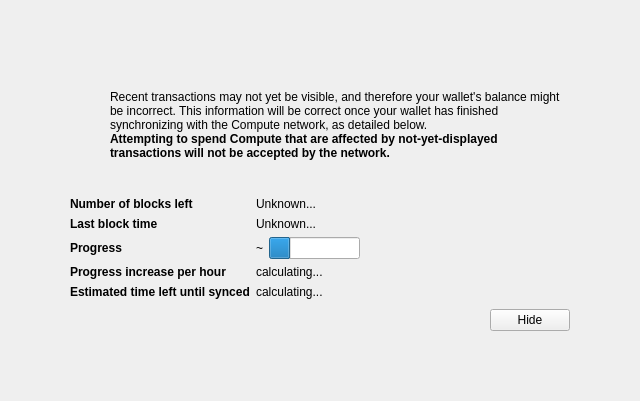
<?xml version="1.0" encoding="UTF-8"?>
<ui version="4.0">
 <class>ModalOverlay</class>
 <widget class="ModalOverlay" name="ModalOverlay">
  <property name="geometry">
   <rect>
    <x>0</x>
    <y>0</y>
    <width>640</width>
    <height>401</height>
   </rect>
  </property>
  <property name="windowTitle">
   <string>Form</string>
  </property>
  <layout class="QVBoxLayout" name="verticalLayout" stretch="0">
   <property name="sizeConstraint">
    <enum>QLayout::SetDefaultConstraint</enum>
   </property>
   <property name="leftMargin">
    <number>0</number>
   </property>
   <property name="topMargin">
    <number>0</number>
   </property>
   <property name="rightMargin">
    <number>0</number>
   </property>
   <property name="bottomMargin">
    <number>0</number>
   </property>
   <item>
    <widget class="QWidget" name="bgWidget" native="true">
     <property name="styleSheet">
      <string notr="true"/>
     </property>
     <layout class="QVBoxLayout" name="verticalLayoutMain" stretch="0">
      <property name="leftMargin">
       <number>60</number>
      </property>
      <property name="topMargin">
       <number>60</number>
      </property>
      <property name="rightMargin">
       <number>60</number>
      </property>
      <property name="bottomMargin">
       <number>60</number>
      </property>
      <item>
       <widget class="QWidget" name="contentWidget" native="true">
        <property name="styleSheet">
         <string notr="true"/>
        </property>
        <layout class="QVBoxLayout" name="verticalLayoutSub" stretch="1,0,0,0,0">
         <property name="spacing">
          <number>0</number>
         </property>
         <property name="leftMargin">
          <number>10</number>
         </property>
         <property name="topMargin">
          <number>10</number>
         </property>
         <property name="rightMargin">
          <number>10</number>
         </property>
         <property name="bottomMargin">
          <number>10</number>
         </property>
         <item>
          <layout class="QHBoxLayout" name="horizontalLayoutIconText" stretch="0,1">
           <property name="topMargin">
            <number>20</number>
           </property>
           <item>
            <layout class="QVBoxLayout" name="verticalLayoutIcon">
             <property name="leftMargin">
              <number>0</number>
             </property>
             <item>
              <widget class="QPushButton" name="warningIcon">
               <property name="enabled">
                <bool>false</bool>
               </property>
               <property name="text">
                <string/>
               </property>
               <property name="icon">
                <iconset>
                 <normaloff>:/icons/warning</normaloff>
                 <disabledoff>:/icons/warning</disabledoff>:/icons/warning</iconset>
               </property>
               <property name="iconSize">
                <size>
                 <width>48</width>
                 <height>48</height>
                </size>
               </property>
               <property name="flat">
                <bool>true</bool>
               </property>
              </widget>
             </item>
             <item>
              <spacer name="verticalSpacerWarningIcon">
               <property name="orientation">
                <enum>Qt::Vertical</enum>
               </property>
               <property name="sizeHint" stdset="0">
                <size>
                 <width>20</width>
                 <height>40</height>
                </size>
               </property>
              </spacer>
             </item>
            </layout>
           </item>
           <item>
            <layout class="QVBoxLayout" name="verticalLayoutInfoText">
             <property name="leftMargin">
              <number>0</number>
             </property>
             <property name="topMargin">
              <number>0</number>
             </property>
             <item>
              <widget class="QLabel" name="infoText">
               <property name="text">
                <string>Recent transactions may not yet be visible, and therefore your wallet's balance might be incorrect. This information will be correct once your wallet has finished synchronizing with the Compute network, as detailed below.</string>
               </property>
               <property name="textFormat">
                <enum>Qt::RichText</enum>
               </property>
               <property name="wordWrap">
                <bool>true</bool>
               </property>
              </widget>
             </item>
             <item>
              <widget class="QLabel" name="infoTextStrong">
               <property name="font">
                <font>
                 <weight>75</weight>
                 <bold>true</bold>
                </font>
               </property>
               <property name="text">
                <string>Attempting to spend Compute that are affected by not-yet-displayed transactions will not be accepted by the network.</string>
               </property>
               <property name="textFormat">
                <enum>Qt::RichText</enum>
               </property>
               <property name="wordWrap">
                <bool>true</bool>
               </property>
              </widget>
             </item>
             <item>
              <spacer name="verticalSpacerInTextSpace">
               <property name="orientation">
                <enum>Qt::Vertical</enum>
               </property>
               <property name="sizeHint" stdset="0">
                <size>
                 <width>20</width>
                 <height>40</height>
                </size>
               </property>
              </spacer>
             </item>
            </layout>
           </item>
          </layout>
         </item>
         <item>
          <spacer name="verticalSpacerAfterText">
           <property name="orientation">
            <enum>Qt::Vertical</enum>
           </property>
           <property name="sizeHint" stdset="0">
            <size>
             <width>20</width>
             <height>40</height>
            </size>
           </property>
          </spacer>
         </item>
         <item>
          <layout class="QFormLayout" name="formLayout">
           <property name="fieldGrowthPolicy">
            <enum>QFormLayout::FieldsStayAtSizeHint</enum>
           </property>
           <property name="horizontalSpacing">
            <number>6</number>
           </property>
           <property name="verticalSpacing">
            <number>6</number>
           </property>
           <property name="topMargin">
            <number>10</number>
           </property>
           <item row="0" column="0">
            <widget class="QLabel" name="labelNumberOfBlocksLeft">
             <property name="font">
              <font>
               <weight>75</weight>
               <bold>true</bold>
              </font>
             </property>
             <property name="text">
              <string>Number of blocks left</string>
             </property>
            </widget>
           </item>
           <item row="0" column="1">
            <widget class="QLabel" name="numberOfBlocksLeft">
             <property name="text">
              <string>Unknown...</string>
             </property>
            </widget>
           </item>
           <item row="1" column="0">
            <widget class="QLabel" name="labelLastBlockTime">
             <property name="font">
              <font>
               <weight>75</weight>
               <bold>true</bold>
              </font>
             </property>
             <property name="text">
              <string>Last block time</string>
             </property>
            </widget>
           </item>
           <item row="1" column="1">
            <widget class="QLabel" name="newestBlockDate">
             <property name="sizePolicy">
              <sizepolicy hsizetype="Maximum" vsizetype="Preferred">
               <horstretch>0</horstretch>
               <verstretch>0</verstretch>
              </sizepolicy>
             </property>
             <property name="text">
              <string>Unknown...</string>
             </property>
            </widget>
           </item>
           <item row="2" column="0">
            <widget class="QLabel" name="labelSyncDone">
             <property name="font">
              <font>
               <weight>75</weight>
               <bold>true</bold>
              </font>
             </property>
             <property name="text">
              <string>Progress</string>
             </property>
            </widget>
           </item>
           <item row="2" column="1">
            <layout class="QHBoxLayout" name="horizontalLayoutSync" stretch="0,1">
             <item>
              <widget class="QLabel" name="percentageProgress">
               <property name="text">
                <string notr="true">~</string>
               </property>
              </widget>
             </item>
             <item>
              <widget class="QProgressBar" name="progressBar">
               <property name="value">
                <number>24</number>
               </property>
               <property name="format">
                <string/>
               </property>
              </widget>
             </item>
            </layout>
           </item>
           <item row="4" column="0">
            <widget class="QLabel" name="labelProgressIncrease">
             <property name="font">
              <font>
               <weight>75</weight>
               <bold>true</bold>
              </font>
             </property>
             <property name="text">
              <string>Progress increase per hour</string>
             </property>
            </widget>
           </item>
           <item row="4" column="1">
            <widget class="QLabel" name="progressIncreasePerH">
             <property name="text">
              <string>calculating...</string>
             </property>
            </widget>
           </item>
           <item row="5" column="0">
            <widget class="QLabel" name="labelEstimatedTimeLeft">
             <property name="font">
              <font>
               <weight>75</weight>
               <bold>true</bold>
              </font>
             </property>
             <property name="text">
              <string>Estimated time left until synced</string>
             </property>
            </widget>
           </item>
           <item row="5" column="1">
            <widget class="QLabel" name="expectedTimeLeft">
             <property name="text">
              <string>calculating...</string>
             </property>
            </widget>
           </item>
          </layout>
         </item>
         <item>
          <layout class="QHBoxLayout" name="horizontalLayoutButtons">
           <property name="leftMargin">
            <number>10</number>
           </property>
           <property name="topMargin">
            <number>10</number>
           </property>
           <item>
            <spacer name="horizontalSpacer">
             <property name="orientation">
              <enum>Qt::Horizontal</enum>
             </property>
             <property name="sizeHint" stdset="0">
              <size>
               <width>40</width>
               <height>20</height>
              </size>
             </property>
            </spacer>
           </item>
           <item>
            <widget class="QPushButton" name="closeButton">
             <property name="text">
              <string>Hide</string>
             </property>
            </widget>
           </item>
          </layout>
         </item>
         <item>
          <layout class="QVBoxLayout" name="verticalLayout_2">
           <item>
            <spacer name="verticalSpacer">
             <property name="orientation">
              <enum>Qt::Vertical</enum>
             </property>
             <property name="sizeHint" stdset="0">
              <size>
               <width>20</width>
               <height>40</height>
              </size>
             </property>
            </spacer>
           </item>
          </layout>
         </item>
        </layout>
       </widget>
      </item>
     </layout>
    </widget>
   </item>
  </layout>
 </widget>
 <customwidgets>
  <customwidget>
   <class>ModalOverlay</class>
   <extends>QWidget</extends>
   <header>modaloverlay.h</header>
   <container>1</container>
  </customwidget>
 </customwidgets>
 <resources/>
 <connections/>
</ui>
